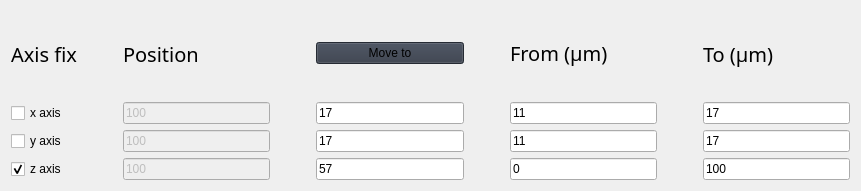
                          <widget class="QWidget" name="gridLayoutWidget_3">
                           <property name="geometry">
                            <rect>
                             <x>0</x>
                             <y>690</y>
                             <width>861</width>
                             <height>191</height>
                            </rect>
                           </property>
                           <layout class="QGridLayout" name="gridLayout_3">
                            <item row="0" column="3">
                             <spacer name="horizontalSpacer_5">
                              <property name="orientation">
                               <enum>Qt::Vertical</enum>
                              </property>
                              <property name="sizeHint" stdset="0">
                               <size>
                                <width>40</width>
                                <height>20</height>
                               </size>
                              </property>
                             </spacer>
                            </item>
                            <item row="1" column="0">
                             <widget class="QCheckBox" name="x_fix">
                              <property name="styleSheet">
                               <string notr="true">font: 63 15pt &quot;Segoe UI Semibold&quot;;</string>
                              </property>
                              <property name="text">
                               <string>x axis</string>
                              </property>
                             </widget>
                            </item>
                            <item row="1" column="8">
                             <widget class="QLineEdit" name="confocal_to_x">
                              <property name="enabled">
                               <bool>true</bool>
                              </property>
                              <property name="styleSheet">
                               <string notr="true">font: 63 20pt &quot;Segoe UI Semibold&quot;;</string>
                              </property>
                              <property name="text">
                               <string>17</string>
                              </property>
                             </widget>
                            </item>
                            <item row="1" column="4">
                             <widget class="QLineEdit" name="confocal_set_position_x">
                              <property name="enabled">
                               <bool>true</bool>
                              </property>
                              <property name="styleSheet">
                               <string notr="true">font: 63 20pt &quot;Segoe UI Semibold&quot;;</string>
                              </property>
                              <property name="text">
                               <string>17</string>
                              </property>
                             </widget>
                            </item>
                            <item row="1" column="6">
                             <widget class="QLineEdit" name="confocal_from_x">
                              <property name="enabled">
                               <bool>true</bool>
                              </property>
                              <property name="styleSheet">
                               <string notr="true">font: 63 20pt &quot;Segoe UI Semibold&quot;;</string>
                              </property>
                              <property name="text">
                               <string>11</string>
                              </property>
                             </widget>
                            </item>
                            <item row="0" column="1">
                             <spacer name="horizontalSpacer_4">
                              <property name="orientation">
                               <enum>Qt::Vertical</enum>
                              </property>
                              <property name="sizeHint" stdset="0">
                               <size>
                                <width>40</width>
                                <height>20</height>
                               </size>
                              </property>
                             </spacer>
                            </item>
                            <item row="3" column="0">
                             <widget class="QCheckBox" name="z_fix">
                              <property name="styleSheet">
                               <string notr="true">font: 63 15pt &quot;Segoe UI Semibold&quot;;</string>
                              </property>
                              <property name="text">
                               <string>z axis</string>
                              </property>
                              <property name="checked">
                               <bool>true</bool>
                              </property>
                             </widget>
                            </item>
                            <item row="1" column="2">
                             <widget class="QLineEdit" name="confocal_position_x">
                              <property name="enabled">
                               <bool>false</bool>
                              </property>
                              <property name="styleSheet">
                               <string notr="true">font: 63 20pt &quot;Segoe UI Semibold&quot;;</string>
                              </property>
                              <property name="text">
                               <string>100</string>
                              </property>
                             </widget>
                            </item>
                            <item row="0" column="6">
                             <widget class="QLabel" name="label_12">
                              <property name="font">
                               <font>
                                <family>Segoe UI Semibold</family>
                                <pointsize>15</pointsize>
                                <italic>false</italic>
                                <bold>false</bold>
                               </font>
                              </property>
                              <property name="styleSheet">
                               <string notr="true">font: 63 15pt &quot;Segoe UI Semibold&quot;;</string>
                              </property>
                              <property name="text">
                               <string>&lt;html&gt;&lt;head/&gt;&lt;body&gt;&lt;p&gt;From (μm)&lt;/p&gt;&lt;/body&gt;&lt;/html&gt;</string>
                              </property>
                              <property name="wordWrap">
                               <bool>true</bool>
                              </property>
                              <property name="textInteractionFlags">
                               <set>Qt::NoTextInteraction</set>
                              </property>
                             </widget>
                            </item>
                            <item row="3" column="6">
                             <widget class="QLineEdit" name="confocal_from_z">
                              <property name="enabled">
                               <bool>true</bool>
                              </property>
                              <property name="styleSheet">
                               <string notr="true">font: 63 20pt &quot;Segoe UI Semibold&quot;;</string>
                              </property>
                              <property name="text">
                               <string>0</string>
                              </property>
                             </widget>
                            </item>
                            <item row="0" column="7">
                             <spacer name="horizontalSpacer_7">
                              <property name="orientation">
                               <enum>Qt::Vertical</enum>
                              </property>
                              <property name="sizeHint" stdset="0">
                               <size>
                                <width>40</width>
                                <height>20</height>
                               </size>
                              </property>
                             </spacer>
                            </item>
                            <item row="3" column="2">
                             <widget class="QLineEdit" name="confocal_position_z">
                              <property name="enabled">
                               <bool>false</bool>
                              </property>
                              <property name="styleSheet">
                               <string notr="true">font: 63 20pt &quot;Segoe UI Semibold&quot;;</string>
                              </property>
                              <property name="text">
                               <string>100</string>
                              </property>
                             </widget>
                            </item>
                            <item row="3" column="4">
                             <widget class="QLineEdit" name="confocal_set_position_z">
                              <property name="enabled">
                               <bool>true</bool>
                              </property>
                              <property name="styleSheet">
                               <string notr="true">font: 63 20pt &quot;Segoe UI Semibold&quot;;</string>
                              </property>
                              <property name="text">
                               <string>57</string>
                              </property>
                             </widget>
                            </item>
                            <item row="2" column="0">
                             <widget class="QCheckBox" name="y_fix">
                              <property name="styleSheet">
                               <string notr="true">font: 63 15pt &quot;Segoe UI Semibold&quot;;</string>
                              </property>
                              <property name="text">
                               <string>y axis</string>
                              </property>
                             </widget>
                            </item>
                            <item row="0" column="5">
                             <spacer name="horizontalSpacer_6">
                              <property name="orientation">
                               <enum>Qt::Vertical</enum>
                              </property>
                              <property name="sizeHint" stdset="0">
                               <size>
                                <width>40</width>
                                <height>20</height>
                               </size>
                              </property>
                             </spacer>
                            </item>
                            <item row="2" column="4">
                             <widget class="QLineEdit" name="confocal_set_position_y">
                              <property name="enabled">
                               <bool>true</bool>
                              </property>
                              <property name="styleSheet">
                               <string notr="true">font: 63 20pt &quot;Segoe UI Semibold&quot;;</string>
                              </property>
                              <property name="text">
                               <string>17</string>
                              </property>
                             </widget>
                            </item>
                            <item row="0" column="2">
                             <widget class="QLabel" name="label_9">
                              <property name="font">
                               <font>
                                <family>Segoe UI Semibold</family>
                                <pointsize>15</pointsize>
                                <italic>false</italic>
                                <bold>false</bold>
                               </font>
                              </property>
                              <property name="styleSheet">
                               <string notr="true">font: 63 15pt &quot;Segoe UI Semibold&quot;;</string>
                              </property>
                              <property name="text">
                               <string>Position</string>
                              </property>
                              <property name="wordWrap">
                               <bool>true</bool>
                              </property>
                              <property name="textInteractionFlags">
                               <set>Qt::NoTextInteraction</set>
                              </property>
                             </widget>
                            </item>
                            <item row="0" column="0">
                             <widget class="QLabel" name="label_8">
                              <property name="font">
                               <font>
                                <family>Segoe UI Semibold</family>
                                <pointsize>15</pointsize>
                                <italic>false</italic>
                                <bold>false</bold>
                               </font>
                              </property>
                              <property name="styleSheet">
                               <string notr="true">font: 63 15pt &quot;Segoe UI Semibold&quot;;</string>
                              </property>
                              <property name="text">
                               <string>Axis fix</string>
                              </property>
                              <property name="wordWrap">
                               <bool>true</bool>
                              </property>
                              <property name="textInteractionFlags">
                               <set>Qt::NoTextInteraction</set>
                              </property>
                             </widget>
                            </item>
                            <item row="3" column="8">
                             <widget class="QLineEdit" name="confocal_to_z">
                              <property name="enabled">
                               <bool>true</bool>
                              </property>
                              <property name="styleSheet">
                               <string notr="true">font: 63 20pt &quot;Segoe UI Semibold&quot;;</string>
                              </property>
                              <property name="text">
                               <string>100</string>
                              </property>
                             </widget>
                            </item>
                            <item row="2" column="2">
                             <widget class="QLineEdit" name="confocal_position_y">
                              <property name="enabled">
                               <bool>false</bool>
                              </property>
                              <property name="styleSheet">
                               <string notr="true">font: 63 20pt &quot;Segoe UI Semibold&quot;;</string>
                              </property>
                              <property name="text">
                               <string>100</string>
                              </property>
                             </widget>
                            </item>
                            <item row="0" column="8">
                             <widget class="QLabel" name="label_13">
                              <property name="font">
                               <font>
                                <family>Segoe UI Semibold</family>
                                <pointsize>15</pointsize>
                                <italic>false</italic>
                                <bold>false</bold>
                               </font>
                              </property>
                              <property name="styleSheet">
                               <string notr="true">font: 63 15pt &quot;Segoe UI Semibold&quot;;</string>
                              </property>
                              <property name="text">
                               <string>To (μm)</string>
                              </property>
                              <property name="wordWrap">
                               <bool>true</bool>
                              </property>
                              <property name="textInteractionFlags">
                               <set>Qt::NoTextInteraction</set>
                              </property>
                             </widget>
                            </item>
                            <item row="2" column="6">
                             <widget class="QLineEdit" name="confocal_from_y">
                              <property name="enabled">
                               <bool>true</bool>
                              </property>
                              <property name="styleSheet">
                               <string notr="true">font: 63 20pt &quot;Segoe UI Semibold&quot;;</string>
                              </property>
                              <property name="text">
                               <string>11</string>
                              </property>
                             </widget>
                            </item>
                            <item row="2" column="8">
                             <widget class="QLineEdit" name="confocal_to_y">
                              <property name="enabled">
                               <bool>true</bool>
                              </property>
                              <property name="styleSheet">
                               <string notr="true">font: 63 20pt &quot;Segoe UI Semibold&quot;;</string>
                              </property>
                              <property name="text">
                               <string>17</string>
                              </property>
                             </widget>
                            </item>
                            <item row="0" column="4">
                             <widget class="QPushButton" name="confocal_moveto">
                              <property name="sizePolicy">
                               <sizepolicy hsizetype="Expanding" vsizetype="Fixed">
                                <horstretch>0</horstretch>
                                <verstretch>0</verstretch>
                               </sizepolicy>
                              </property>
                              <property name="layoutDirection">
                               <enum>Qt::LeftToRight</enum>
                              </property>
                              <property name="styleSheet">
                               <string notr="true">background-color: rgb(52, 59, 72);
font: 63 15pt &quot;Segoe UI Semibold&quot;;</string>
                              </property>
                              <property name="text">
                               <string> Move to </string>
                              </property>
                              <property name="icon">
                               <iconset>
                                <normaloff>:/icons/images/icons/cil-arrow-circle-right.png</normaloff>:/icons/images/icons/cil-arrow-circle-right.png</iconset>
                              </property>
                             </widget>
                            </item>
                           </layout>
                          </widget>
